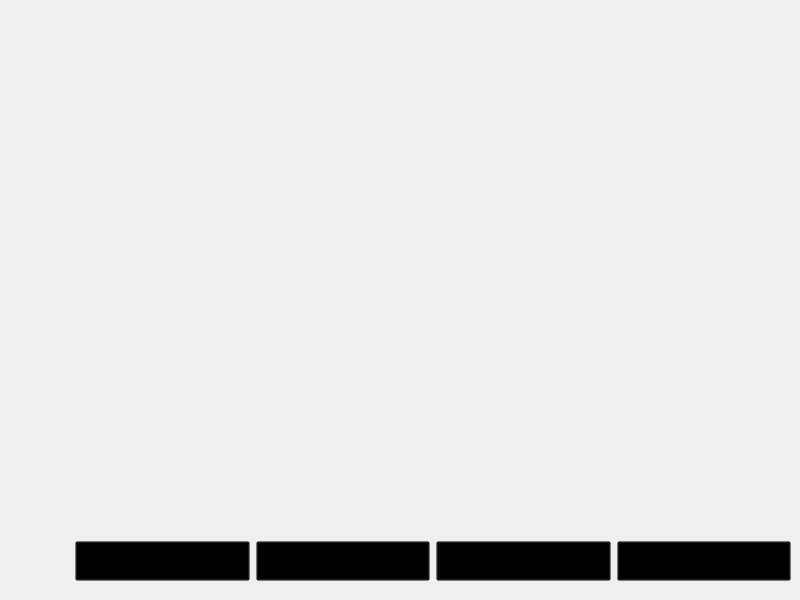
<?xml version="1.0" encoding="UTF-8"?>
<ui version="4.0">
 <class>Form</class>
 <widget class="QWidget" name="Form">
  <property name="geometry">
   <rect>
    <x>0</x>
    <y>0</y>
    <width>800</width>
    <height>600</height>
   </rect>
  </property>
  <property name="minimumSize">
   <size>
    <width>0</width>
    <height>0</height>
   </size>
  </property>
  <property name="maximumSize">
   <size>
    <width>10000</width>
    <height>16777215</height>
   </size>
  </property>
  <property name="windowTitle">
   <string>Form</string>
  </property>
  <property name="styleSheet">
   <string notr="true">QWidget#Form {
border-top-left-radius：10px; 
border-top-right-radius：10px;
border-image: url(:/gtl_base/images/gtl_bg.jpg);
}

</string>
  </property>
  <layout class="QVBoxLayout" name="verticalLayout" stretch="8,1">
   <property name="spacing">
    <number>0</number>
   </property>
   <property name="leftMargin">
    <number>0</number>
   </property>
   <property name="topMargin">
    <number>0</number>
   </property>
   <property name="rightMargin">
    <number>0</number>
   </property>
   <property name="bottomMargin">
    <number>0</number>
   </property>
   <item>
    <widget class="QWidget" name="widget" native="true">
     <property name="styleSheet">
      <string notr="true">border-top-left-radius: 10px;
border-top-right-radius: 10px;

</string>
     </property>
     <layout class="QVBoxLayout" name="verticalLayout_2">
      <property name="leftMargin">
       <number>15</number>
      </property>
      <property name="topMargin">
       <number>15</number>
      </property>
      <property name="rightMargin">
       <number>15</number>
      </property>
      <property name="bottomMargin">
       <number>15</number>
      </property>
      <item>
       <widget class="QTextEdit" name="output_text">
        <property name="styleSheet">
         <string notr="true">border-radius: 10px;
font: 18pt &quot;华文楷体&quot;;
background: transparent;</string>
        </property>
        <property name="html">
         <string>&lt;!DOCTYPE HTML PUBLIC &quot;-//W3C//DTD HTML 4.0//EN&quot; &quot;http://www.w3.org/TR/REC-html40/strict.dtd&quot;&gt;
&lt;html&gt;&lt;head&gt;&lt;meta name=&quot;qrichtext&quot; content=&quot;1&quot; /&gt;&lt;style type=&quot;text/css&quot;&gt;
p, li { white-space: pre-wrap; }
&lt;/style&gt;&lt;/head&gt;&lt;body style=&quot; font-family:'华文楷体'; font-size:18pt; font-weight:400; font-style:normal;&quot;&gt;
&lt;p style=&quot;-qt-paragraph-type:empty; margin-top:0px; margin-bottom:0px; margin-left:0px; margin-right:0px; -qt-block-indent:0; text-indent:0px; font-size:14pt;&quot;&gt;&lt;br /&gt;&lt;/p&gt;&lt;/body&gt;&lt;/html&gt;</string>
        </property>
       </widget>
      </item>
     </layout>
    </widget>
   </item>
   <item>
    <widget class="QWidget" name="widget_2" native="true">
     <property name="styleSheet">
      <string notr="true">background: transparent;
</string>
     </property>
     <layout class="QHBoxLayout" name="horizontalLayout">
      <item>
       <widget class="QWidget" name="widget_3" native="true">
        <property name="minimumSize">
         <size>
          <width>60</width>
          <height>60</height>
         </size>
        </property>
        <property name="maximumSize">
         <size>
          <width>60</width>
          <height>60</height>
         </size>
        </property>
        <property name="styleSheet">
         <string notr="true"/>
        </property>
        <layout class="QGridLayout" name="gridLayout">
         <property name="leftMargin">
          <number>0</number>
         </property>
         <property name="topMargin">
          <number>0</number>
         </property>
         <property name="rightMargin">
          <number>0</number>
         </property>
         <property name="bottomMargin">
          <number>0</number>
         </property>
         <property name="spacing">
          <number>0</number>
         </property>
         <item row="0" column="0">
          <widget class="QPushButton" name="pushButton_5">
           <property name="maximumSize">
            <size>
             <width>40</width>
             <height>40</height>
            </size>
           </property>
           <property name="cursor">
            <cursorShape>ArrowCursor</cursorShape>
           </property>
           <property name="styleSheet">
            <string notr="true">QPushButton {
	margin: 0;
	border-image: url(:/gtl_base/images/tl.png);
	padding: 0;
	border: none;


}
QPushButton:hover {
	margin: 0;
	border-image: url(:/gtl_base/images/tl.png);
	padding: 0;
	border: none;

	border-radius: 4px;
	background-color: rgb(250, 224, 129);
}</string>
           </property>
           <property name="text">
            <string/>
           </property>
          </widget>
         </item>
         <item row="0" column="1">
          <widget class="QPushButton" name="pushButton_6">
           <property name="maximumSize">
            <size>
             <width>40</width>
             <height>40</height>
            </size>
           </property>
           <property name="cursor">
            <cursorShape>ArrowCursor</cursorShape>
           </property>
           <property name="styleSheet">
            <string notr="true">QPushButton{
	margin: 0;
	border-image: url(:/gtl_base/images/tr.png);
padding: 0;
border: none;

}
QPushButton:hover{
margin: 0;
border-image: url(:/gtl_base/images/tr.png);
padding: 0;
border: none;

background-color: rgb(250, 224, 129);
border-radius: 4px;
}

</string>
           </property>
           <property name="text">
            <string/>
           </property>
          </widget>
         </item>
         <item row="1" column="0">
          <widget class="QPushButton" name="pushButton_7">
           <property name="minimumSize">
            <size>
             <width>30</width>
             <height>30</height>
            </size>
           </property>
           <property name="maximumSize">
            <size>
             <width>30</width>
             <height>30</height>
            </size>
           </property>
           <property name="cursor">
            <cursorShape>ArrowCursor</cursorShape>
           </property>
           <property name="styleSheet">
            <string notr="true">QPushButton{
margin: 0;
border-image: url(:/gtl_base/images/bl.png);
padding: 0;
border: none;

}
QPushButton:hover{
margin: 0;
border-image: url(:/gtl_base/images/bl.png);
padding: 0;
border: none;
background-color: rgb(250, 224, 129);
border-radius: 4px;
}


</string>
           </property>
           <property name="text">
            <string/>
           </property>
          </widget>
         </item>
         <item row="1" column="1">
          <widget class="QPushButton" name="pushButton_8">
           <property name="maximumSize">
            <size>
             <width>40</width>
             <height>40</height>
            </size>
           </property>
           <property name="cursor">
            <cursorShape>ArrowCursor</cursorShape>
           </property>
           <property name="styleSheet">
            <string notr="true">QPushButton{
margin: 0;
border-image: url(:/gtl_base/images/br.png);
padding: 0;
border: none;

}
QPushButton:hover{
margin: 0;
border-image: url(:/gtl_base/images/br.png);
padding: 0;
border: none;

background-color: rgb(250, 224, 129);
border-radius: 4px;
}
</string>
           </property>
           <property name="text">
            <string/>
           </property>
          </widget>
         </item>
        </layout>
       </widget>
      </item>
      <item>
       <widget class="QPushButton" name="pushButton">
        <property name="sizePolicy">
         <sizepolicy hsizetype="Minimum" vsizetype="Maximum">
          <horstretch>0</horstretch>
          <verstretch>0</verstretch>
         </sizepolicy>
        </property>
        <property name="minimumSize">
         <size>
          <width>0</width>
          <height>40</height>
         </size>
        </property>
        <property name="styleSheet">
         <string notr="true">QPushButton{
	font: 18pt &quot;方正舒体&quot;;
}
QPushButton:hover{
	font: 18pt &quot;方正舒体&quot;;
	color: rgb(170, 0, 0);
}</string>
        </property>
        <property name="text">
         <string>复制英文</string>
        </property>
       </widget>
      </item>
      <item>
       <widget class="QPushButton" name="pushButton_3">
        <property name="minimumSize">
         <size>
          <width>0</width>
          <height>40</height>
         </size>
        </property>
        <property name="styleSheet">
         <string notr="true">QPushButton{
	font: 18pt &quot;方正舒体&quot;;
}
QPushButton:hover{
	font: 18pt &quot;方正舒体&quot;;
	color: rgb(170, 0, 0);
}</string>
        </property>
        <property name="text">
         <string>清空</string>
        </property>
       </widget>
      </item>
      <item>
       <widget class="QPushButton" name="pushButton_4">
        <property name="minimumSize">
         <size>
          <width>0</width>
          <height>40</height>
         </size>
        </property>
        <property name="styleSheet">
         <string notr="true">QPushButton{
	font: 18pt &quot;方正舒体&quot;;
}
QPushButton:hover{
	font: 18pt &quot;方正舒体&quot;;
	color: rgb(170, 0, 0);
}</string>
        </property>
        <property name="text">
         <string>退出</string>
        </property>
       </widget>
      </item>
      <item>
       <widget class="QPushButton" name="pushButton_2">
        <property name="sizePolicy">
         <sizepolicy hsizetype="Minimum" vsizetype="Maximum">
          <horstretch>0</horstretch>
          <verstretch>0</verstretch>
         </sizepolicy>
        </property>
        <property name="minimumSize">
         <size>
          <width>0</width>
          <height>40</height>
         </size>
        </property>
        <property name="styleSheet">
         <string notr="true">QPushButton{
	font: 18pt &quot;方正舒体&quot;;
}
QPushButton:hover{
	font: 18pt &quot;方正舒体&quot;;
	color: rgb(170, 0, 0);
}</string>
        </property>
        <property name="text">
         <string>我看懂了</string>
        </property>
       </widget>
      </item>
     </layout>
    </widget>
   </item>
  </layout>
 </widget>
 <resources>
  <include location="../gtl_1.qrc"/>
 </resources>
 <connections>
  <connection>
   <sender>pushButton_2</sender>
   <signal>clicked()</signal>
   <receiver>Form</receiver>
   <slot>exit_btn()</slot>
   <hints>
    <hint type="sourcelabel">
     <x>788</x>
     <y>578</y>
    </hint>
    <hint type="destinationlabel">
     <x>663</x>
     <y>474</y>
    </hint>
   </hints>
  </connection>
  <connection>
   <sender>pushButton</sender>
   <signal>clicked()</signal>
   <receiver>Form</receiver>
   <slot>cp_source()</slot>
   <hints>
    <hint type="sourcelabel">
     <x>166</x>
     <y>578</y>
    </hint>
    <hint type="destinationlabel">
     <x>0</x>
     <y>467</y>
    </hint>
   </hints>
  </connection>
  <connection>
   <sender>pushButton_3</sender>
   <signal>clicked()</signal>
   <receiver>Form</receiver>
   <slot>clear_text()</slot>
   <hints>
    <hint type="sourcelabel">
     <x>312</x>
     <y>569</y>
    </hint>
    <hint type="destinationlabel">
     <x>361</x>
     <y>599</y>
    </hint>
   </hints>
  </connection>
  <connection>
   <sender>pushButton_4</sender>
   <signal>clicked()</signal>
   <receiver>Form</receiver>
   <slot>exit_all()</slot>
   <hints>
    <hint type="sourcelabel">
     <x>504</x>
     <y>567</y>
    </hint>
    <hint type="destinationlabel">
     <x>510</x>
     <y>660</y>
    </hint>
   </hints>
  </connection>
  <connection>
   <sender>pushButton_5</sender>
   <signal>clicked()</signal>
   <receiver>Form</receiver>
   <slot>mv_tl()</slot>
   <hints>
    <hint type="sourcelabel">
     <x>25</x>
     <y>541</y>
    </hint>
    <hint type="destinationlabel">
     <x>-76</x>
     <y>546</y>
    </hint>
   </hints>
  </connection>
  <connection>
   <sender>pushButton_6</sender>
   <signal>clicked()</signal>
   <receiver>Form</receiver>
   <slot>mv_tr()</slot>
   <hints>
    <hint type="sourcelabel">
     <x>56</x>
     <y>544</y>
    </hint>
    <hint type="destinationlabel">
     <x>61</x>
     <y>666</y>
    </hint>
   </hints>
  </connection>
  <connection>
   <sender>pushButton_7</sender>
   <signal>clicked()</signal>
   <receiver>Form</receiver>
   <slot>mv_bl()</slot>
   <hints>
    <hint type="sourcelabel">
     <x>16</x>
     <y>577</y>
    </hint>
    <hint type="destinationlabel">
     <x>16</x>
     <y>675</y>
    </hint>
   </hints>
  </connection>
  <connection>
   <sender>pushButton_8</sender>
   <signal>clicked()</signal>
   <receiver>Form</receiver>
   <slot>mv_br()</slot>
   <hints>
    <hint type="sourcelabel">
     <x>63</x>
     <y>570</y>
    </hint>
    <hint type="destinationlabel">
     <x>97</x>
     <y>657</y>
    </hint>
   </hints>
  </connection>
 </connections>
 <slots>
  <slot>exit_btn()</slot>
  <slot>cp_source()</slot>
  <slot>clear_text()</slot>
  <slot>exit_all()</slot>
  <slot>mv_tl()</slot>
  <slot>mv_tr()</slot>
  <slot>mv_bl()</slot>
  <slot>mv_br()</slot>
 </slots>
</ui>
